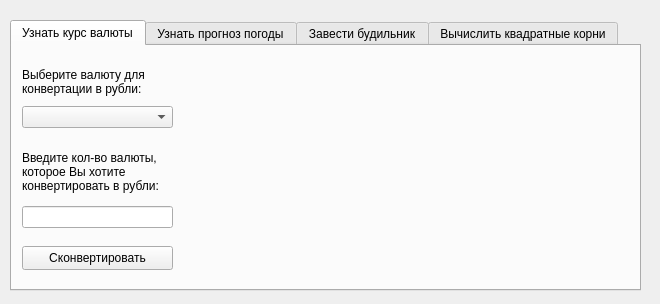
<?xml version="1.0" encoding="UTF-8"?>
<ui version="4.0">
 <class>Form</class>
 <widget class="QWidget" name="Form">
  <property name="geometry">
   <rect>
    <x>0</x>
    <y>0</y>
    <width>660</width>
    <height>304</height>
   </rect>
  </property>
  <property name="windowTitle">
   <string notr="true">Итоговый проект по курсу &quot;Python&quot;</string>
  </property>
  <widget class="QTabWidget" name="tab_reshenie">
   <property name="geometry">
    <rect>
     <x>10</x>
     <y>20</y>
     <width>631</width>
     <height>271</height>
    </rect>
   </property>
   <property name="currentIndex">
    <number>0</number>
   </property>
   <widget class="QWidget" name="tab_currency">
    <attribute name="title">
     <string>Узнать курс валюты</string>
    </attribute>
    <widget class="QComboBox" name="comboBox_currencychoi">
     <property name="geometry">
      <rect>
       <x>10</x>
       <y>60</y>
       <width>151</width>
       <height>22</height>
      </rect>
     </property>
    </widget>
    <widget class="QLabel" name="label">
     <property name="geometry">
      <rect>
       <x>10</x>
       <y>20</y>
       <width>151</width>
       <height>31</height>
      </rect>
     </property>
     <property name="text">
      <string>Выберите валюту для конвертации в рубли:</string>
     </property>
     <property name="scaledContents">
      <bool>false</bool>
     </property>
     <property name="wordWrap">
      <bool>true</bool>
     </property>
    </widget>
    <widget class="QLabel" name="label_2">
     <property name="geometry">
      <rect>
       <x>10</x>
       <y>100</y>
       <width>151</width>
       <height>51</height>
      </rect>
     </property>
     <property name="text">
      <string>Введите кол-во валюты, которое Вы хотите конвертировать в рубли:</string>
     </property>
     <property name="wordWrap">
      <bool>true</bool>
     </property>
    </widget>
    <widget class="QLineEdit" name="lineEdit_kolvo">
     <property name="geometry">
      <rect>
       <x>10</x>
       <y>160</y>
       <width>151</width>
       <height>22</height>
      </rect>
     </property>
    </widget>
    <widget class="QPushButton" name="pushButton_currency">
     <property name="geometry">
      <rect>
       <x>10</x>
       <y>200</y>
       <width>151</width>
       <height>24</height>
      </rect>
     </property>
     <property name="text">
      <string>Сконвертировать</string>
     </property>
    </widget>
    <widget class="QLabel" name="currency_itog">
     <property name="geometry">
      <rect>
       <x>300</x>
       <y>20</y>
       <width>271</width>
       <height>201</height>
      </rect>
     </property>
     <property name="text">
      <string/>
     </property>
     <property name="wordWrap">
      <bool>true</bool>
     </property>
    </widget>
   </widget>
   <widget class="QWidget" name="tab_forecast">
    <attribute name="title">
     <string>Узнать прогноз погоды</string>
    </attribute>
    <widget class="QLabel" name="label_3">
     <property name="geometry">
      <rect>
       <x>20</x>
       <y>20</y>
       <width>201</width>
       <height>41</height>
      </rect>
     </property>
     <property name="text">
      <string>Введите интересующий Вас город:</string>
     </property>
     <property name="wordWrap">
      <bool>true</bool>
     </property>
    </widget>
    <widget class="QLineEdit" name="lineEdit_citychoi">
     <property name="geometry">
      <rect>
       <x>230</x>
       <y>30</y>
       <width>321</width>
       <height>22</height>
      </rect>
     </property>
    </widget>
    <widget class="QPushButton" name="pushButton_forecast">
     <property name="geometry">
      <rect>
       <x>230</x>
       <y>70</y>
       <width>321</width>
       <height>24</height>
      </rect>
     </property>
     <property name="text">
      <string>Узнать текущую температуру</string>
     </property>
    </widget>
    <widget class="QLabel" name="forecast_itog">
     <property name="geometry">
      <rect>
       <x>20</x>
       <y>120</y>
       <width>171</width>
       <height>41</height>
      </rect>
     </property>
     <property name="text">
      <string>Текущая температура:</string>
     </property>
    </widget>
   </widget>
   <widget class="QWidget" name="tab_budilnik">
    <attribute name="title">
     <string>Завести будильник</string>
    </attribute>
    <widget class="QLabel" name="label_4">
     <property name="geometry">
      <rect>
       <x>20</x>
       <y>20</y>
       <width>81</width>
       <height>16</height>
      </rect>
     </property>
     <property name="text">
      <string>Введите день:</string>
     </property>
    </widget>
    <widget class="QLineEdit" name="lineEdit_day">
     <property name="geometry">
      <rect>
       <x>130</x>
       <y>20</y>
       <width>113</width>
       <height>22</height>
      </rect>
     </property>
    </widget>
    <widget class="QLabel" name="label_5">
     <property name="geometry">
      <rect>
       <x>20</x>
       <y>150</y>
       <width>91</width>
       <height>16</height>
      </rect>
     </property>
     <property name="text">
      <string>Введите час:</string>
     </property>
    </widget>
    <widget class="QLabel" name="label_6">
     <property name="geometry">
      <rect>
       <x>20</x>
       <y>60</y>
       <width>91</width>
       <height>16</height>
      </rect>
     </property>
     <property name="text">
      <string>Введите месяц:</string>
     </property>
    </widget>
    <widget class="QLineEdit" name="lineEdit_month">
     <property name="geometry">
      <rect>
       <x>130</x>
       <y>60</y>
       <width>113</width>
       <height>22</height>
      </rect>
     </property>
    </widget>
    <widget class="QLabel" name="label_7">
     <property name="geometry">
      <rect>
       <x>20</x>
       <y>100</y>
       <width>81</width>
       <height>16</height>
      </rect>
     </property>
     <property name="text">
      <string>Введите год:</string>
     </property>
    </widget>
    <widget class="QLineEdit" name="lineEdit_year">
     <property name="geometry">
      <rect>
       <x>130</x>
       <y>100</y>
       <width>113</width>
       <height>22</height>
      </rect>
     </property>
    </widget>
    <widget class="QLineEdit" name="lineEdit_hour">
     <property name="geometry">
      <rect>
       <x>130</x>
       <y>150</y>
       <width>113</width>
       <height>22</height>
      </rect>
     </property>
    </widget>
    <widget class="QLabel" name="label_8">
     <property name="geometry">
      <rect>
       <x>20</x>
       <y>190</y>
       <width>91</width>
       <height>16</height>
      </rect>
     </property>
     <property name="text">
      <string>Введите минуты:</string>
     </property>
    </widget>
    <widget class="QLineEdit" name="lineEdit_minute">
     <property name="geometry">
      <rect>
       <x>130</x>
       <y>190</y>
       <width>113</width>
       <height>22</height>
      </rect>
     </property>
    </widget>
    <widget class="QPushButton" name="pushButton_budilnik">
     <property name="geometry">
      <rect>
       <x>320</x>
       <y>20</y>
       <width>271</width>
       <height>71</height>
      </rect>
     </property>
     <property name="text">
      <string>Завести будильник</string>
     </property>
    </widget>
   </widget>
   <widget class="QWidget" name="tab">
    <attribute name="title">
     <string>Вычислить квадратные корни</string>
    </attribute>
    <widget class="QLabel" name="label_9">
     <property name="geometry">
      <rect>
       <x>20</x>
       <y>20</y>
       <width>81</width>
       <height>16</height>
      </rect>
     </property>
     <property name="text">
      <string>Введите &quot;a&quot;:</string>
     </property>
    </widget>
    <widget class="QLabel" name="label_10">
     <property name="geometry">
      <rect>
       <x>20</x>
       <y>70</y>
       <width>81</width>
       <height>16</height>
      </rect>
     </property>
     <property name="text">
      <string>Введите &quot;b&quot;:</string>
     </property>
    </widget>
    <widget class="QLabel" name="label_11">
     <property name="geometry">
      <rect>
       <x>20</x>
       <y>120</y>
       <width>81</width>
       <height>16</height>
      </rect>
     </property>
     <property name="text">
      <string>Введите &quot;c&quot;:</string>
     </property>
    </widget>
    <widget class="QLineEdit" name="lineEdit_a">
     <property name="geometry">
      <rect>
       <x>100</x>
       <y>20</y>
       <width>113</width>
       <height>22</height>
      </rect>
     </property>
    </widget>
    <widget class="QLineEdit" name="lineEdit_b">
     <property name="geometry">
      <rect>
       <x>100</x>
       <y>70</y>
       <width>113</width>
       <height>22</height>
      </rect>
     </property>
    </widget>
    <widget class="QLineEdit" name="lineEdit_c">
     <property name="geometry">
      <rect>
       <x>100</x>
       <y>120</y>
       <width>113</width>
       <height>22</height>
      </rect>
     </property>
    </widget>
    <widget class="QPushButton" name="pushButton_korni">
     <property name="geometry">
      <rect>
       <x>20</x>
       <y>170</y>
       <width>191</width>
       <height>41</height>
      </rect>
     </property>
     <property name="text">
      <string>Найти корни уравнения</string>
     </property>
    </widget>
    <widget class="QLabel" name="label_12">
     <property name="geometry">
      <rect>
       <x>300</x>
       <y>20</y>
       <width>301</width>
       <height>131</height>
      </rect>
     </property>
     <property name="text">
      <string/>
     </property>
     <property name="wordWrap">
      <bool>true</bool>
     </property>
    </widget>
   </widget>
  </widget>
 </widget>
 <resources/>
 <connections/>
</ui>
